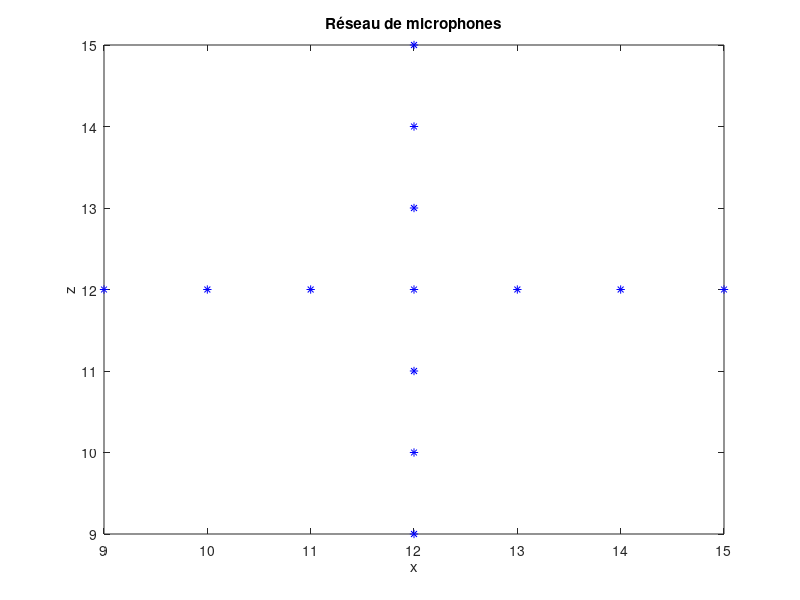
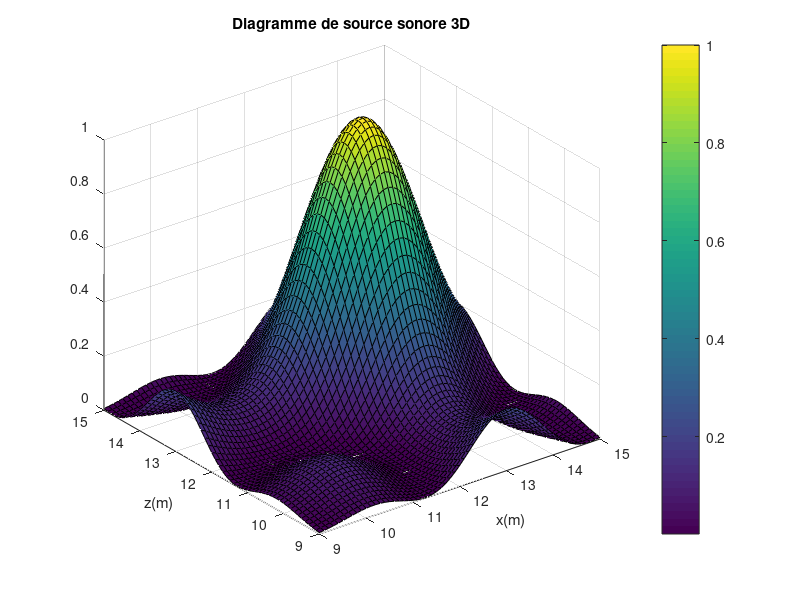
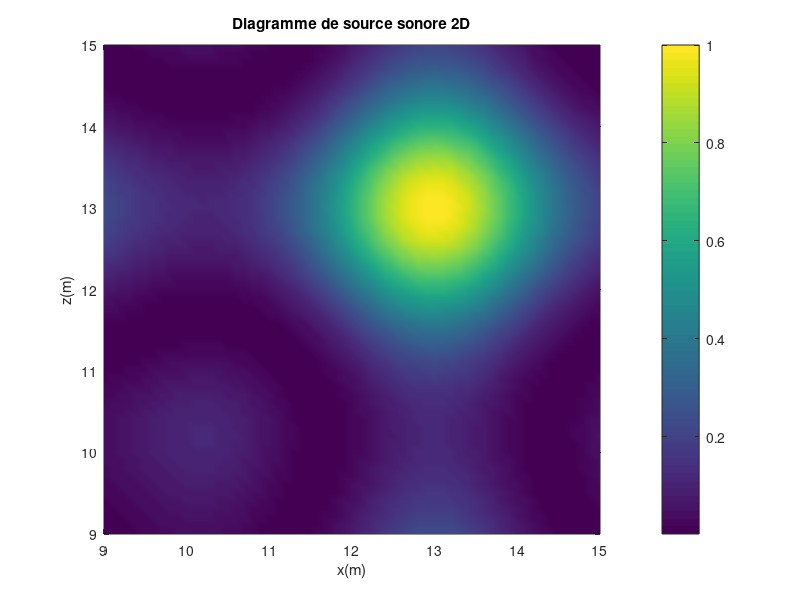

MATLAB code for these plots, in order:
%% ----------------- Projet de traitement du son : Groupe 11 ---------------------- %%
% Sujet : Localisation de sources sonores
% Réalisé par : 
%   - ALOULEN Bilal
%   - BANI Mohamed-Iadh
%   - BEN FTIMA Mohamed
%   - DA ROCHA Martins Mickaël


%% Fermeture des figure et suppression des variables
clc
clear all
close all

%% Initialisation des constantes
c = 334;         % Vitesse du son
fs = 1000;       % Fréquence d'échantillonnage
T = 0.1;         % Période
t = 0:1/fs:T;    % Intervalle de temps [0, 0.1]
L = length(t);   % Longueur du vecteur temps = 101
f = 500;         % Fréquence des signaux
w = 2*pi*f;      % Pulsation
k = w/c;         % Nombre d'onde k

%% Coordonnées des microphones
M = 13;          % Nombre des microphones
yi = zeros(M,1); % Définition d'une matrice de zéros dimension M*1
% Coordonnées en z des micros
zi = [9;15;12;12;12;12;12;11;13;10;14;12;12];
% Coordonnées en x des micros
xi = [12;12;9;15;12;11;13;12;12;12;12;10;14];

% Figure montrant l'emplacement des microphones
figure(1)
plot(xi,zi,'b*');
xlabel('x'),ylabel('z')
title('Réseau de microphones')


%% Coordonnées des sources sonores
% Coordonnées de la source sonore
x1 = 13;
y1 = 20;
z1 = 13;
% Coordonnées de l'antenne constituée de l'ensemble des microphones
x2 = 12;
y2 = 0;
z2 = 12;
 
Ric1 = sqrt((x1-xi).^2+(y1-yi).^2+(z1-zi).^2);     % Distance entre la source sonore et chaque microphone
Ric2 = sqrt((x1-x2).^2+(y1-y2).^2+(z1-z2).^2);     % Distance entre la source et le centre de l'antenne
Rn1 = Ric1 - Ric2;                                 

s1 = cos(2*w*t);                                   % Le signal reçu par le microphone de référence
Am = 10^(-1);                                      % Amplitude du signal
n1 = Am * (randn(M, L) + j*randn(M, L));           % Bruit blanc gaussien de chaque micro
p1 = zeros(M,L);


%% Calcul du retard de chaque microphone
% Calcul de la matrice de pression acoustique reçue par chaque microphone
for k1 = 1:M
    p1(k1,:) = Ric2/Ric1(k1) * s1.*exp(-j*w*Rn1(k1)/c);
end

p = p1+n1;  % Matrice des signaux de pression acoustique reçus par chaque microphone
R = p*p'/L; % Matrice d'autocovariance des données reçues  


%% Plage de balayage
step_x = 0.1;       % Taille de pas
step_z = 0.1;
y = y1;
x = (9:step_x:15); 
z = (9:step_z:15); 

for k1=1:length(z)
    for k2=1:length(x)
        Ri = sqrt((x(k2)-xi).^2+(y-yi).^2+(z(k1)-zi).^2);  % Vecteur de distance
        Ri2 = sqrt((x(k2)-x2).^2+(y-y2).^2+(z(k1)-z2).^2); 
        Rn = Ri-Ri2;   % Vecteur de différence du point de balayage à chaque élément et l'élément de référence
        b = exp(-j*w*Rn/c); % Vecteur de direction de mise au point de pression acoustique
        Pcbf(k1,k2) = abs(b'*R*b);
    end
end


%% Normalisation
for k1 = 1:length(z)
    pp(k1) = max(Pcbf(k1,:)); % Pcbf La valeur du plus grand élément de la ligne k1
end

Pcbf = Pcbf/max(pp);  % Division de tous les éléments par leur valeurmaximale


%% Affichages
figure(2)
surf(x,z,Pcbf);
xlabel('x(m)'),ylabel('z(m)')
title('Diagramme de source sonore 3D')
colorbar
 
figure(3)
pcolor(x,z,Pcbf);
shading interp;
xlabel('x(m)');
ylabel('z(m)');
title('Diagramme de source sonore 2D')
colorbar